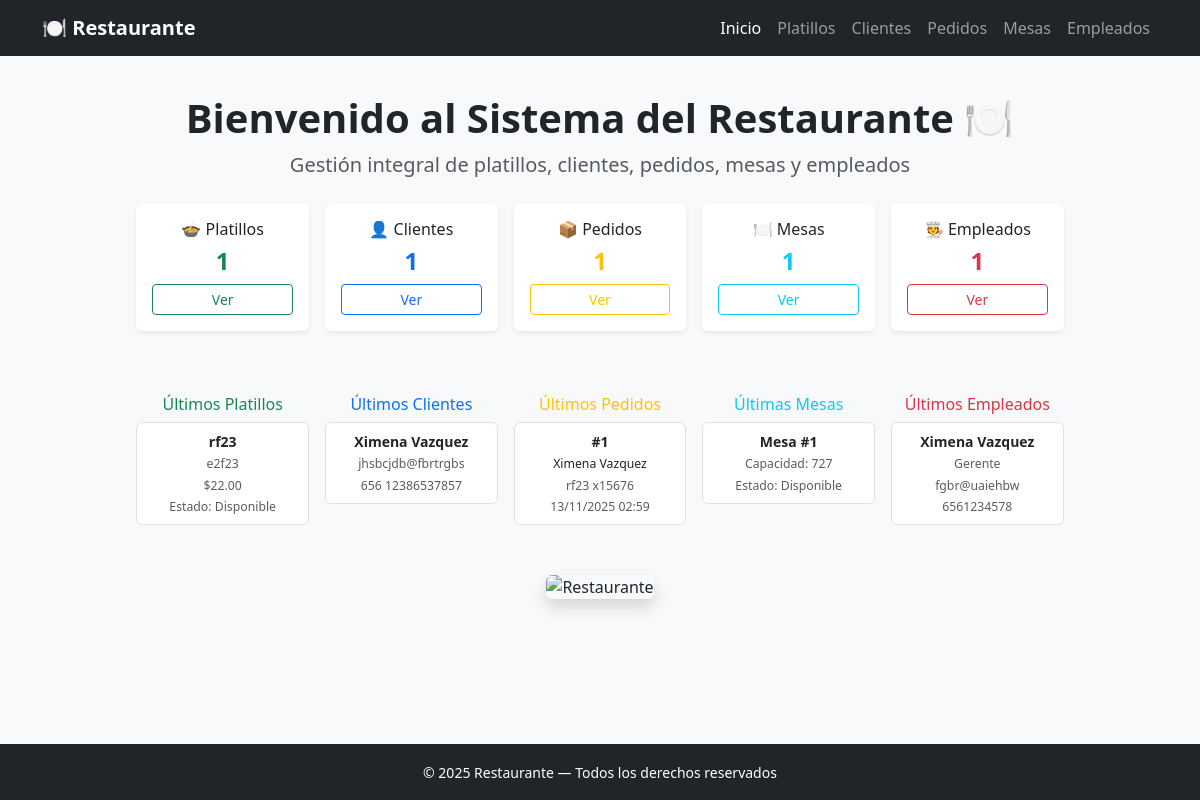
The page / on the database its author committed.
### app_Restaurante/models.py (models this page shows, shortened)
class Platillo(models.Model):
    nombre = models.CharField(max_length=100, unique=True)
    descripcion = models.TextField(blank=True, null=True)
    precio = models.DecimalField(max_digits=10, decimal_places=2)
    categoria = models.CharField(max_length=50)
    disponibilidad = models.BooleanField(default=True)
    ingredientes = models.TextField(blank=True, null=True)
    tiempo_preparacion = models.IntegerField(verbose_name="Tiempo de preparación (min)")

class Cliente(models.Model):
    nombre = models.CharField(max_length=100)
    apellido = models.CharField(max_length=100)
    email = models.EmailField(unique=True)
    telefono = models.CharField(max_length=20)
    direccion_casa = models.CharField(max_length=200)
    fecha_nacimiento = models.DateField(blank=True, null=True)
    alergias = models.TextField(blank=True, null=True)
    def __str__(self):
        return f"{self.nombre} {self.apellido}"

class Pedido(models.Model):
    fechahora = models.DateTimeField(auto_now_add=True)
    estado = models.CharField(max_length=30, default='Pendiente')
    total = models.DecimalField(max_digits=10, decimal_places=2, default=0.00)
    notas = models.TextField(blank=True, null=True)
    cantidad = models.PositiveIntegerField(default=1)
    cliente = models.ForeignKey(Cliente, on_delete=models.CASCADE, related_name='pedidos')
    platillo = models.ForeignKey(Platillo, on_delete=models.PROTECT, related_name='pedidos')
    mesa = models.ForeignKey(Mesa, on_delete=models.PROTECT, related_name='pedidos')
    empleado = models.ForeignKey(Empleado, on_delete=models.PROTECT, related_name='pedidos')
    class Meta:
        ordering = ['-fechahora']

class Mesa(models.Model):
    dimensiones = models.CharField(max_length=100)
    numpersonas = models.PositiveIntegerField()
    estado = models.CharField(max_length=50, default='Disponible')
    capacidad = models.PositiveIntegerField()
    descripcion = models.TextField(blank=True, null=True)

class Empleado(models.Model):
    nombre = models.CharField(max_length=100)
    apellido = models.CharField(max_length=100)
    puesto = models.CharField(max_length=100)
    salario = models.DecimalField(max_digits=10, decimal_places=2)
    telefono = models.CharField(max_length=20)
    correo = models.EmailField(unique=True)

### app_Restaurante/views.py (the view)
# urls.py: path('', views.inicio, name='inicio'),
def inicio(request):
    total_platillos = Platillo.objects.count()
    total_clientes = Cliente.objects.count()
    total_pedidos = Pedido.objects.count()
    total_mesas = Mesa.objects.count()
    total_empleados = Empleado.objects.count()
    platillos = Platillo.objects.order_by('-id')[:5]
    clientes = Cliente.objects.order_by('-id')[:5]
    pedidos = Pedido.objects.order_by('-id')[:5]
    mesas = Mesa.objects.order_by('-id')[:3]
    empleados = Empleado.objects.order_by('-id')[:3]
    return render(request, 'inicio.html', {
        'total_platillos': total_platillos,
        'total_clientes': total_clientes,
        'total_pedidos': total_pedidos,
        'total_mesas': total_mesas,
        'total_empleados': total_empleados,
        'platillos': platillos,
        'clientes': clientes,
        'pedidos': pedidos,
        'mesas': mesas,
        'empleados': empleados,
    })

### app_Restaurante/templates/inicio.html (shortened to what this page needs)
{% extends 'base.html' %}
{% load static %}
{% block content %}
<div class="text-center mb-4">
  <h1 class="fw-bold">Bienvenido al Sistema del Restaurante 🍽️</h1>
  <p class="lead text-muted">Gestión integral de platillos, clientes, pedidos, mesas y empleados</p>
</div>
<div class="row text-center justify-content-center g-3">
  <div class="col-md-2">
    <div class="card shadow-sm border-0 h-100">
      <div class="card-body">
        <h6>🍲 Platillos</h6>
        <p class="h4 fw-bold text-success">{{ total_platillos }}</p>
        <a href="{% url 'ver_platillos' %}" class="btn btn-sm btn-outline-success w-100">Ver</a>
      </div>
    </div>
  </div>
  <div class="col-md-2">
    <div class="card shadow-sm border-0 h-100">
      <div class="card-body">
        <h6>👤 Clientes</h6>
        <p class="h4 fw-bold text-primary">{{ total_clientes }}</p>
        <a href="{% url 'ver_clientes' %}" class="btn btn-sm btn-outline-primary w-100">Ver</a>
      </div>
    </div>
  </div>
  <div class="col-md-2">
    <div class="card shadow-sm border-0 h-100">
      <div class="card-body">
        <h6>📦 Pedidos</h6>
        <p class="h4 fw-bold text-warning">{{ total_pedidos }}</p>
        <a href="{% url 'ver_pedidos' %}" class="btn btn-sm btn-outline-warning w-100">Ver</a>
      </div>
    </div>
  </div>
  <div class="col-md-2">
    <div class="card shadow-sm border-0 h-100">
      <div class="card-body">
        <h6>🍽️ Mesas</h6>
        <p class="h4 fw-bold text-info">{{ total_mesas }}</p>
        <a href="{% url 'ver_mesas' %}" class="btn btn-sm btn-outline-info w-100">Ver</a>
      </div>
    </div>
  </div>
  <div class="col-md-2">
    <div class="card shadow-sm border-0 h-100">
      <div class="card-body">
        <h6>🧑‍🍳 Empleados</h6>
        <p class="h4 fw-bold text-danger">{{ total_empleados }}</p>
        <a href="{% url 'ver_empleados' %}" class="btn btn-sm btn-outline-danger w-100">Ver</a>
      </div>
    </div>
  </div>
</div>
<div class="row mt-5 justify-content-center g-3">
  <div class="col-md-2">
    <h6 class="text-success text-center">Últimos Platillos</h6>
    <ul class="list-group small">
      {% for p in platillos %}
        <li class="list-group-item text-center">
          <strong>{{ p.nombre }}</strong><br>
          <small class="text-muted">{{ p.categoria }}</small><br>
          <small class="text-muted">${{ p.precio }}</small><br>
          <small class="text-muted">Estado: {{ p.disponibilidad|yesno:"Disponible,No disponible" }}</small>
        </li>
      {% empty %}
        <li class="list-group-item text-muted text-center">No hay platillos</li>
      {% endfor %}
    </ul>
  </div>
  <div class="col-md-2">
    <h6 class="text-primary text-center">Últimos Clientes</h6>
    <ul class="list-group small">
      {% for c in clientes %}
        <li class="list-group-item text-center">
          <strong>{{ c.nombre }} {{ c.apellido }}</strong><br>
          <small class="text-muted">{{ c.email }}</small><br>
          <small class="text-muted">{{ c.telefono }}</small>
        </li>
      {% empty %}
        <li class="list-group-item text-muted text-center">No hay clientes</li>
      {% endfor %}
    </ul>
  </div>
  <div class="col-md-2">
    <h6 class="text-warning text-center">Últimos Pedidos</h6>
    <ul class="list-group small">
      {% for o in pedidos %}
        <li class="list-group-item text-center">
          <strong>#{{ o.id }}</strong><br>
          <small>{{ o.cliente }}</small><br>
          <small class="text-muted">{{ o.platillo.nombre }} x{{ o.cantidad }}</small><br>
          <small class="text-muted">{{ o.fechahora|date:"d/m/Y H:i" }}</small>
        </li>
      {% empty %}
        <li class="list-group-item text-muted text-center">No hay pedidos</li>
      {% endfor %}
    </ul>
  </div>
  <div class="col-md-2">
    <h6 class="text-info text-center">Últimas Mesas</h6>
    <ul class="list-group small">
      {% for m in mesas %}
        <li class="list-group-item text-center">
          <strong>Mesa #{{ m.id }}</strong><br>
          <small class="text-muted">Capacidad: {{ m.capacidad }}</small><br>
          <small class="text-muted">Estado: {{ m.estado }}</small>
        </li>
      {% empty %}
        <li class="list-group-item text-muted text-center">No hay mesas</li>
      {% endfor %}
    </ul>
  </div>
  <div class="col-md-2">
    <h6 class="text-danger text-center">Últimos Empleados</h6>
    <ul class="list-group small">
      {% for e in empleados %}
        <li class="list-group-item text-center">
          <strong>{{ e.nombre }} {{ e.apellido }}</strong><br>
          <small class="text-muted">{{ e.puesto }}</small><br>
          <small class="text-muted">{{ e.correo }}</small><br>
          <small class="text-muted">{{ e.telefono }}</small>
        </li>
      {% empty %}
        <li class="list-group-item text-muted text-center">No hay empleados</li>
      {% endfor %}
    </ul>
  </div>
</div>
<div class="text-center mt-5">
  <img src="https://foodandpleasure.com/wp-content/uploads/2018/06/piantao-3.jpg"
       alt="Restaurante" class="img-fluid rounded shadow" style="max-height:400px; object-fit:cover;">
</div>
{% endblock %}

### app_Restaurante/templates/base.html (style rules this page uses)
html, body { height: 100%; }
body { display: flex; flex-direction: column; background-color: #f8f9fa; margin: 0; }

### rows shown on the page
Platillo: nombre "rf23", categoria "e2f23", precio "22.00", disponibilidad "Disponible"
Cliente: nombre "Ximena", apellido "Vazquez", email "jhsbcjdb@fbrtrgbs", telefono "656 12386537857"
Pedido: id "1", cliente "Ximena Vazquez", platillo.nombre "rf23", cantidad "15676", fechahora "13/11/2025 02:59"
Mesa: id "1", capacidad "727", estado "Disponible"
Empleado: nombre "Ximena", apellido "Vazquez", puesto "Gerente", correo "fgbr@uaiehbw", telefono "6561234578"

### other values the page prints
{{ total_platillos }} "1"
{{ total_clientes }} "1"
{{ total_pedidos }} "1"
{{ total_mesas }} "1"
{{ total_empleados }} "1"
